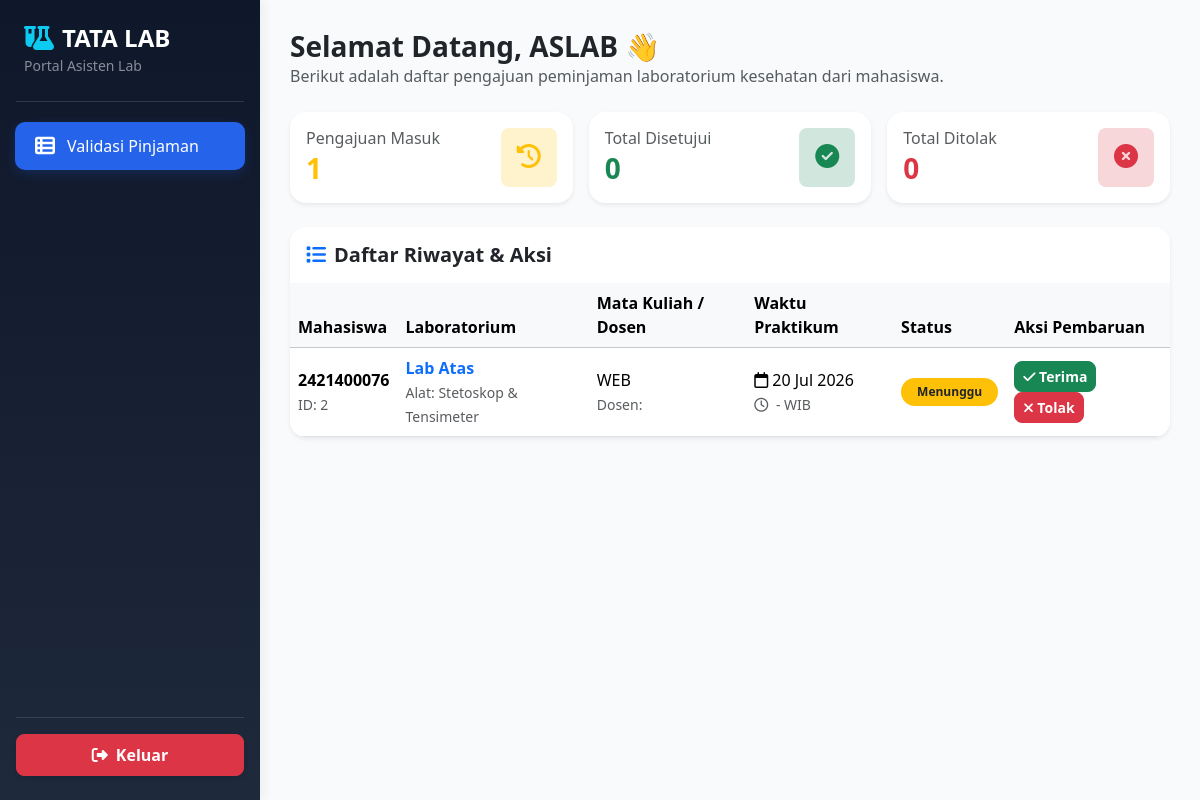
Before: /aslab/dashboard/ (signed in) with the older database file.
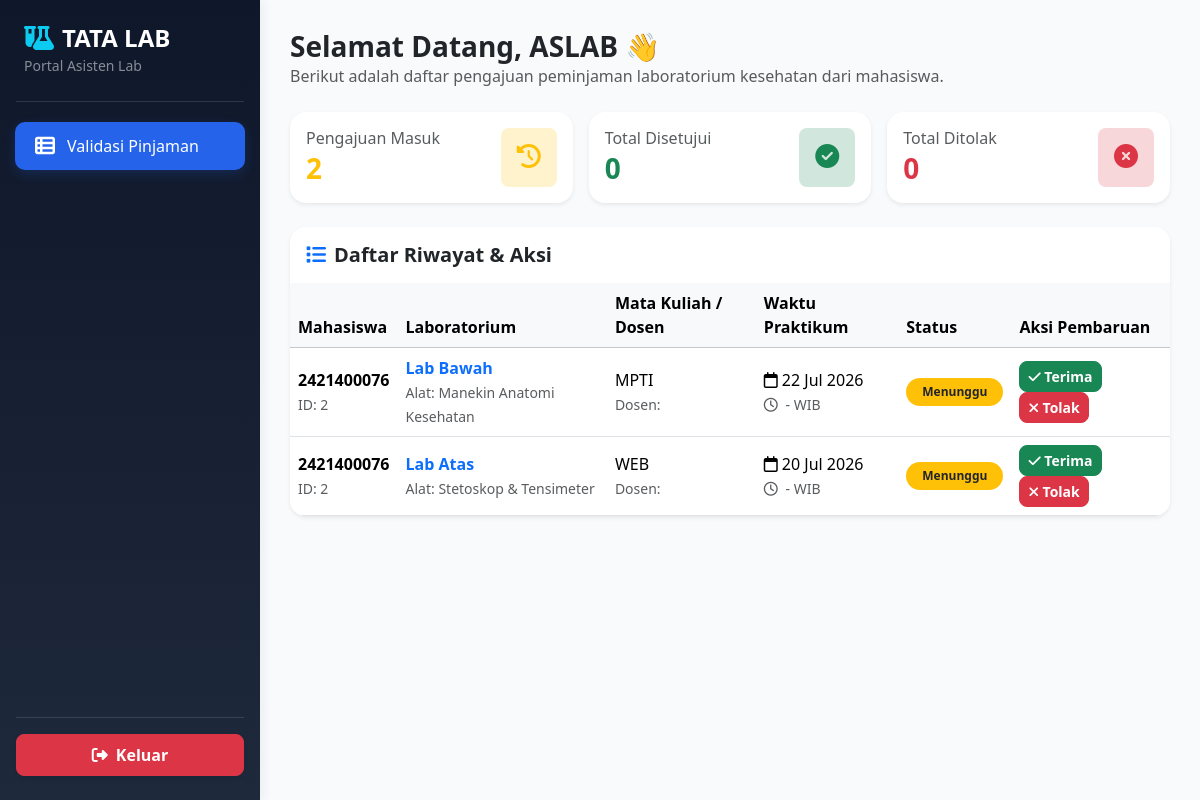
After: the same page with the newer database file.
### core_auth/models.py (models this page shows, shortened)
class Peminjaman(models.Model):
    STATUS_CHOICES = [
        ('pending', 'Menunggu Validasi ASLAB'),
        ('verified', 'Menunggu Persetujuan KALAB'),
        ('disetujui', 'Disetujui / Jadwal Dikunci'),
        ('ditolak', 'Ditolak'),
        ('selesai', 'Selesai / Sudah Dikembalikan'),
    ]
    mahasiswa = models.ForeignKey(settings.AUTH_USER_MODEL, on_delete=models.CASCADE, related_name='peminjaman_mahasiswa')
    ruang_lab = models.ForeignKey(RuangLab, on_delete=models.CASCADE)
    alat_bahan = models.ForeignKey(AlatBahan, on_delete=models.PROTECT)
    keperluan = models.TextField()
    nama_dosen = models.CharField(max_length=100)
    mata_kuliah = models.CharField(max_length=100)
    tanggal_pinjam = models.DateField()
    wkt_mulai = models.TimeField()
    wkt_akhir = models.TimeField()
    status = models.CharField(max_length=20, choices=STATUS_CHOICES, default='pending')
    di_validasi_oleh = models.ForeignKey(
        settings.AUTH_USER_MODEL,
        on_delete=models.SET_NULL,
        blank=True,
        null=True,
        related_name='aslab_verifikator'
    )
    tgl_pengajuan = models.DateTimeField(auto_now_add=True)
    catatan_tolak = models.TextField(blank=True, null=True)

class User(AbstractUser):
    ROLE_CHOICES = [
        ('mahasiswa', 'Mahasiswa/PJMK'),
        ('aslab', 'Asisten Laboratorium'),
        ('kaleb', 'Kepala Laboratorium'),
    ]
    role = models.CharField(max_length=20, choices=ROLE_CHOICES, default='mahasiswa')
    nim = models.CharField(max_length=20, blank=True, null=True, unique=True)
    prodi = models.CharField(max_length=50, blank=True, null=True)
    no_hp = models.CharField(max_length=15, blank=True, null=True)

class RuangLab(models.Model):
    nama_ruang = models.CharField(max_length=100)
    kapasitas = models.IntegerField()
    deskripsi = models.TextField(blank=True, null=True)

class AlatBahan(models.Model):
    nama_alat = models.CharField(max_length=100)
    stok_tersedia = models.IntegerField(default=0)
    satuan = models.CharField(max_length=20, default='Pcs')

### aslab/views.py (the view)
# urls.py: path('dashboard/', views.dashboard_aslab, name='dashboard'),
@login_required(login_url='core_auth:login')
def dashboard_aslab(request):
    semua_peminjaman = Peminjaman.objects.all().order_by('-tanggal_pinjam')
    total_masuk = Peminjaman.objects.filter(status__in=['pending', 'verified']).count()
    total_disetujui = Peminjaman.objects.filter(status='disetujui').count()
    total_ditolak = Peminjaman.objects.filter(status='ditolak').count()
    context = {
        'semua_peminjaman': semua_peminjaman,
        'total_masuk': total_masuk,
        'total_disetujui': total_disetujui,
        'total_ditolak': total_ditolak,
    }
    return render(request, 'aslab/dashboard.html', context)

### aslab/templates/aslab/dashboard.html (shortened to what this page needs)
<!DOCTYPE html>
<html lang="en">
<head>
    <link href="https://cdn.jsdelivr.net/npm/bootstrap@5.3.2/dist/css/bootstrap.min.css" rel="stylesheet">
    <link rel="stylesheet" href="https://cdnjs.cloudflare.com/ajax/libs/font-awesome/6.4.2/css/all.min.css">
</head>
<body>
    <div class="sidebar d-flex flex-column justify-content-between py-4" id="sidebarMenu">
        <div>
            <div class="px-4 mb-4 text-white d-flex align-items-center justify-content-between">
                <div>
                    <h4 class="fw-bold mb-0 text-uppercase tracking-wider">
                        <i class="fa-solid fa-flask-vial text-info me-2"></i>TATA LAB
                    </h4>
                    <small class="text-white-50">Portal Asisten Lab</small>
                </div>
            </div>
            <hr class="text-white-50 mx-3">
            <ul class="nav nav-pills flex-column mb-auto">
                <li class="nav-item">
                    <a href="#" class="nav-link active">
                        <i class="fa-solid fa-table-list fs-5"></i> Validasi Pinjaman
                    </a>
                </li>
            </ul>
        </div>
        <div class="px-3">
            <hr class="text-white-50 mb-3">
            <a href="/auth/logout/"
                class="btn btn-danger w-100 py-2 rounded-3 fw-bold d-flex align-items-center justify-content-center gap-2 shadow-sm">
                <i class="fa-solid fa-right-from-bracket"></i> Keluar
            </a>
        </div>
    </div>
    <div class="main-content">
        <div class="d-flex justify-content-between align-items-center mb-4">
            <div>
                <h3 class="fw-bold text-slate-800 mb-0">Selamat Datang, ASLAB 👋</h3>
                <p class="text-muted mb-0">Berikut adalah daftar pengajuan peminjaman laboratorium kesehatan dari
                    mahasiswa.</p>
            </div>
        </div>
        <div class="row g-3 mb-4">
            <div class="col-12 col-sm-6 col-md-4">
                <div class="card border-0 shadow-sm p-3 bg-white rounded-4">
                    <div class="d-flex align-items-center justify-content-between">
                        <div>
                            <h6 class="text-muted fw-medium mb-1">Pengajuan Masuk</h6>
                            <h3 class="fw-bold text-warning mb-0">{{ total_masuk }}</h3>
                        </div>
                        <div class="bg-warning-subtle text-warning p-3 rounded-3">
                            <i class="fa-solid fa-clock-rotate-left fs-4"></i>
                        </div>
                    </div>
                </div>
            </div>
            <div class="col-12 col-sm-6 col-md-4">
                <div class="card border-0 shadow-sm p-3 bg-white rounded-4">
                    <div class="d-flex align-items-center justify-content-between">
                        <div>
                            <h6 class="text-muted fw-medium mb-1">Total Disetujui</h6>
                            <h3 class="fw-bold text-success mb-0">{{ total_disetujui }}</h3>
                        </div>
                        <div class="bg-success-subtle text-success p-3 rounded-3">
                            <i class="fa-solid fa-circle-check fs-4"></i>
                        </div>
                    </div>
                </div>
            </div>
            <div class="col-12 col-sm-6 col-md-4">
                <div class="card border-0 shadow-sm p-3 bg-white rounded-4">
                    <div class="d-flex align-items-center justify-content-between">
                        <div>
                            <h6 class="text-muted fw-medium mb-1">Total Ditolak</h6>
                            <h3 class="fw-bold text-danger mb-0">{{ total_ditolak }}</h3>
                        </div>
                        <div class="bg-danger-subtle text-danger p-3 rounded-3">
                            <i class="fa-solid fa-circle-xmark fs-4"></i>
                        </div>
                    </div>
                </div>
            </div>
        </div>
        <div class="card border-0 shadow-sm rounded-4 overflow-hidden">
            <div class="card-header bg-white border-0 py-3">
                <h5 class="fw-bold mb-0 text-dark"><i class="fa-solid fa-list me-2 text-primary"></i>Daftar Riwayat &
                    Aksi</h5>
            </div>
            <div class="table-responsive">
                <table class="table table-hover align-middle mb-0">
                    <thead class="table-light">
                        <tr>
                            <th>Mahasiswa</th>
                            <th>Laboratorium</th>
                            <th>Mata Kuliah / Dosen</th>
                            <th>Waktu Praktikum</th>
                            <th>Status</th>
                            <th>Aksi Pembaruan</th>
                        </tr>
                    </thead>
                    <tbody>
                        {% for pinjam in semua_peminjaman %}
                        <tr>
                            <td>
                                <div class="fw-bold">{{ pinjam.mahasiswa.username }}</div>
                                <small class="text-muted">ID: {{ pinjam.mahasiswa.id }}</small>
                            </td>
                            <td>
                                <div class="fw-bold text-primary">{{ pinjam.ruang_lab.nama_ruang }}</div>
                                <small class="text-muted">Alat: {{ pinjam.alat_bahan.nama_alat }}</small>
                            </td>
                            <td>
                                <div>{{ pinjam.mata_kuliah }}</div>
                                <small class="text-muted">Dosen: {{ pinjam.dosen }}</small>
                            </td>
                            <td>
                                <div><i class="fa-regular fa-calendar me-1"></i>{{ pinjam.tanggal_pinjam|date:"d M Y" }}
                                </div>
                                <small class="text-muted"><i class="fa-regular fa-clock me-1"></i>{{ pinjam.jam_mulai }}
                                    - {{ pinjam.jam_selesai }} WIB</small>
                            </td>
                            <td>
                                {% if pinjam.status == 'pending' or pinjam.status == 'verified' %}
                                <span class="badge bg-warning text-dark px-3 py-2 rounded-pill">Menunggu</span>
                                {% elif pinjam.status == 'disetujui' %}
                                <span class="badge bg-success px-3 py-2 rounded-pill">Disetujui</span>
                                {% else %}
                                <span class="badge bg-danger px-3 py-2 rounded-pill">Ditolak</span>
                                {% endif %}
                            </td>
                            <td>
                                {% if pinjam.status == 'pending' or pinjam.status == 'verified' %}
                                <button class="btn btn-sm btn-success rounded-3 fw-bold me-1"><i
                                        class="fa-solid fa-check"></i> Terima</button>
                                <button class="btn btn-sm btn-danger rounded-3 fw-bold"><i
                                        class="fa-solid fa-xmark"></i> Tolak</button>
                                {% else %}
                                <span class="text-muted small italic">Selesai diproses</span>
                                {% endif %}
                            </td>
                        </tr>
                        {% empty %}
                        <tr>
                            <td colspan="6" class="text-center py-4 text-muted">Belum ada data pengajuan peminjaman
                                laboratorium.</td>
                        </tr>
                        {% endfor %}
                    </tbody>
                </table>
            </div>
        </div>
    </div>
</body>
</html>

### aslab/templates/aslab/dashboard.html (style rules this page uses)
body { background-color: #f8fafc; font-family: 'Segoe UI', Tahoma, Geneva, Verdana, sans-serif; overflow-x: hidden; }
.sidebar { position: fixed; top: 0; bottom: 0; left: 0; z-index: 1040; width: 260px; background: linear-gradient(180deg, #0f172a 0%, #1e293b 100%); box-shadow: 4px 0 10px rgba(0, 0, 0, 0.05); transition: transform 0.3s ease; }
.sidebar .nav-link { font-weight: 500; color: rgba(255, 255, 255, 0.75); padding: 12px 20px; margin: 4px 15px; border-radius: 10px; display: flex; align-items: center; gap: 12px; transition: all 0.2s; }
.sidebar .nav-link.active { color: #fff; background: #2563eb; box-shadow: 0 4px 12px rgba(37, 99, 235, 0.2); }
.main-content { margin-left: 260px; padding: 30px; min-height: 100vh; transition: margin-left 0.3s ease; }

Changed rows visible on the page:
added Peminjaman: mahasiswa.username "2421400076", mahasiswa.id "2", ruang_lab.nama_ruang "Lab Bawah", alat_bahan.nama_alat "Manekin Anatomi Kesehatan", mata_kuliah "MPTI", tanggal_pinjam "22 Jul 2026", status "Menunggu"
Other visible differences:
{{ total_masuk }}: "1" → "2"
